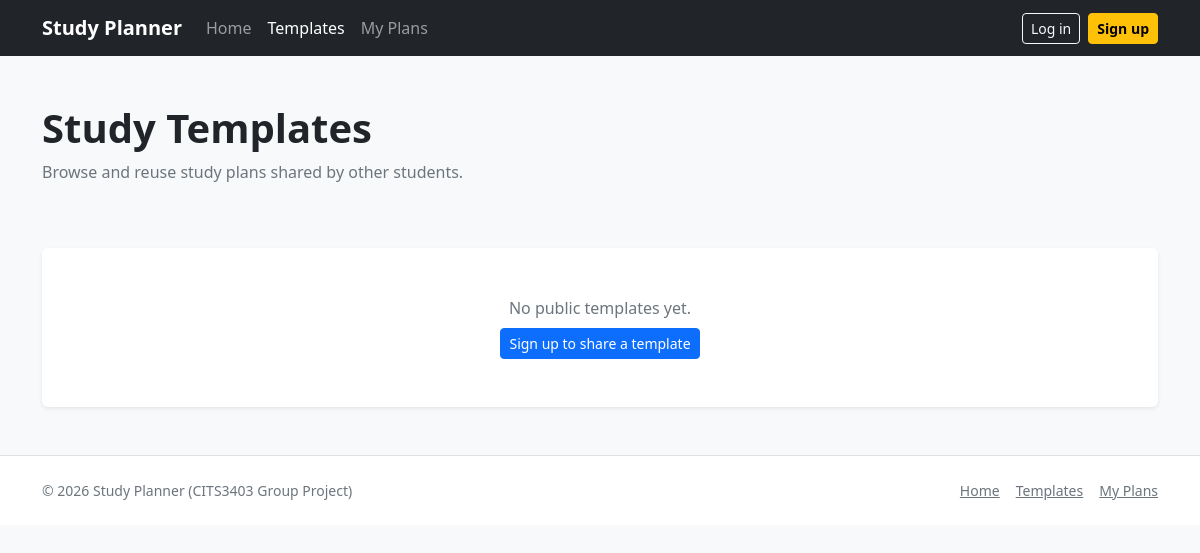
Page /templates on the earlier database version.
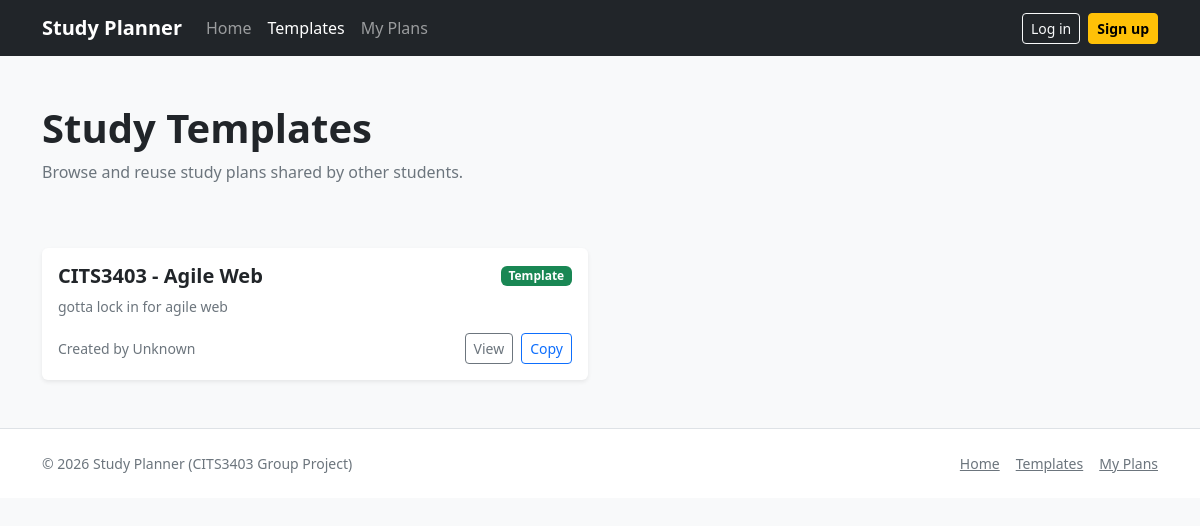
Same page on the later database version.
### app/models.py (models this page shows)
class Plan(db.Model):
    __tablename__ = "plans"
    id = db.Column(db.Integer, primary_key=True)
    title = db.Column(db.String(200), nullable=False)
    description = db.Column(db.Text, nullable=True)
    start_date = db.Column(db.Date, nullable=True)
    end_date = db.Column(db.Date, nullable=True)
    is_template = db.Column(db.Boolean, default=False, nullable=False)
    user_id = db.Column(db.Integer, db.ForeignKey("users.id"), nullable=False)

### app/routes.py (the view)
@main.route("/templates")
def templates():
    templates = Plan.query.filter_by(is_template=True).order_by(Plan.id.desc()).all()
    return render_template("templates.html", templates=templates)

### app/templates/templates.html (shortened to what this page needs)
{% extends "base.html" %}
{% block nav_templates %}active{% endblock %}
{% block content %}
  <header class="py-5">
    <div class="container">
      <h1 class="fw-bold">Study Templates</h1>
      <p class="text-secondary">
        Browse and reuse study plans shared by other students.
      </p>
    </div>
  </header>
  <section class="pb-5">
    <div class="container">
      <div class="row g-4">
        {% if templates %}
          {% for template in templates %}
          <div class="col-md-6">
            <div class="card h-100 shadow-sm border-0">
              <div class="card-body">
                <div class="d-flex justify-content-between align-items-center">
                  <h5 class="fw-semibold mb-0">{{ template.title }}</h5>
                  <span class="badge bg-success">Template</span>
                </div>
                <p class="text-secondary small mt-2 mb-2">
                  {{ template.description if template.description else 'No description provided.' }}
                </p>
                <div class="d-flex justify-content-between align-items-center mt-3">
                  <div>
                    <small class="text-secondary d-block">
                      Created by {{ template.author.username if template.author else 'Unknown' }}
                    </small>
                  </div>
                  <div class="d-flex gap-2">
                    <a href="{{ url_for('main.template_view', template_id=template.id) }}"
                       class="btn btn-outline-secondary btn-sm">View</a>
                    <form method="post"
                          action="{{ url_for('main.template_copy', template_id=template.id) }}"
                          class="d-inline">
                      <button class="btn btn-outline-primary btn-sm" type="submit">Copy</button>
                    </form>
                  </div>
                </div>
              </div>
            </div>
          </div>
          {% endfor %}
        {% else %}
          <div class="col-12">
            <div class="card border-0 shadow-sm">
              <div class="card-body text-center py-5">
                <p class="text-secondary mb-2">No public templates yet.</p>
                <a href="{{ url_for('main.signup') }}" class="btn btn-primary btn-sm">Sign up to share a template</a>
              </div>
            </div>
          </div>
        {% endif %}
      </div>
    </div>
  </section>
{% endblock %}

### app/templates/base.html (shortened to what this page needs)
<!doctype html>
<html lang="en">
<head>
  <link href="https://cdn.jsdelivr.net/npm/bootstrap@5.3.3/dist/css/bootstrap.min.css" rel="stylesheet">
  <link rel="stylesheet" href="https://cdn.jsdelivr.net/npm/bootstrap-icons@1.11.3/font/bootstrap-icons.min.css">
  <link rel="stylesheet" href="{{ url_for('static', filename='style.css') }}">
</head>
<body class="bg-light">
  <nav class="navbar navbar-expand-lg navbar-dark bg-dark">
    <div class="container">
      <a class="navbar-brand fw-semibold" href="{{ url_for('main.home') }}">Study Planner</a>
      <div class="collapse navbar-collapse" id="nav">
        <ul class="navbar-nav me-auto mb-2 mb-lg-0">
          <li class="nav-item">
            <a class="nav-link {% block nav_home %}{% endblock %}" href="{{ url_for('main.home') }}">Home</a>
          </li>
          <li class="nav-item">
            <a class="nav-link {% block nav_templates %}{% endblock %}" href="{{ url_for('main.templates') }}">Templates</a>
          </li>
          <li class="nav-item">
            <a class="nav-link {% block nav_dashboard %}{% endblock %}" href="{{ url_for('main.dashboard') }}">My Plans</a>
          </li>
        </ul>
        <div class="d-flex align-items-center gap-2">
          <a class="btn btn-outline-light btn-sm" href="{{ url_for('main.login') }}">Log in</a>
          <a class="btn btn-warning btn-sm fw-semibold" href="{{ url_for('main.signup') }}">Sign up</a>
        </div>
      </div>
    </div>
  </nav>
  {% block content %}
  {% endblock %}
  <footer class="py-4 border-top bg-white">
    <div class="container d-flex flex-wrap justify-content-between align-items-center gap-2">
      <div class="text-secondary small">© 2026 Study Planner (CITS3403 Group Project)</div>
      <div class="d-flex gap-3 small">
        <a class="link-secondary" href="{{ url_for('main.home') }}">Home</a>
        <a class="link-secondary" href="{{ url_for('main.templates') }}">Templates</a>
        <a class="link-secondary" href="{{ url_for('main.dashboard') }}">My Plans</a>
      </div>
    </div>
  </footer>
</body>
</html>

### app/static/style.css (style rules this page uses)
:root { --app-radius: 16px; }

Differences in the rows shown:
added Plan: title "CITS3403 - Agile Web", description "gotta lock in for agile web", author "Unknown"
Other differences:
text no longer shown: "No public templates yet. Sign up to share a template"
